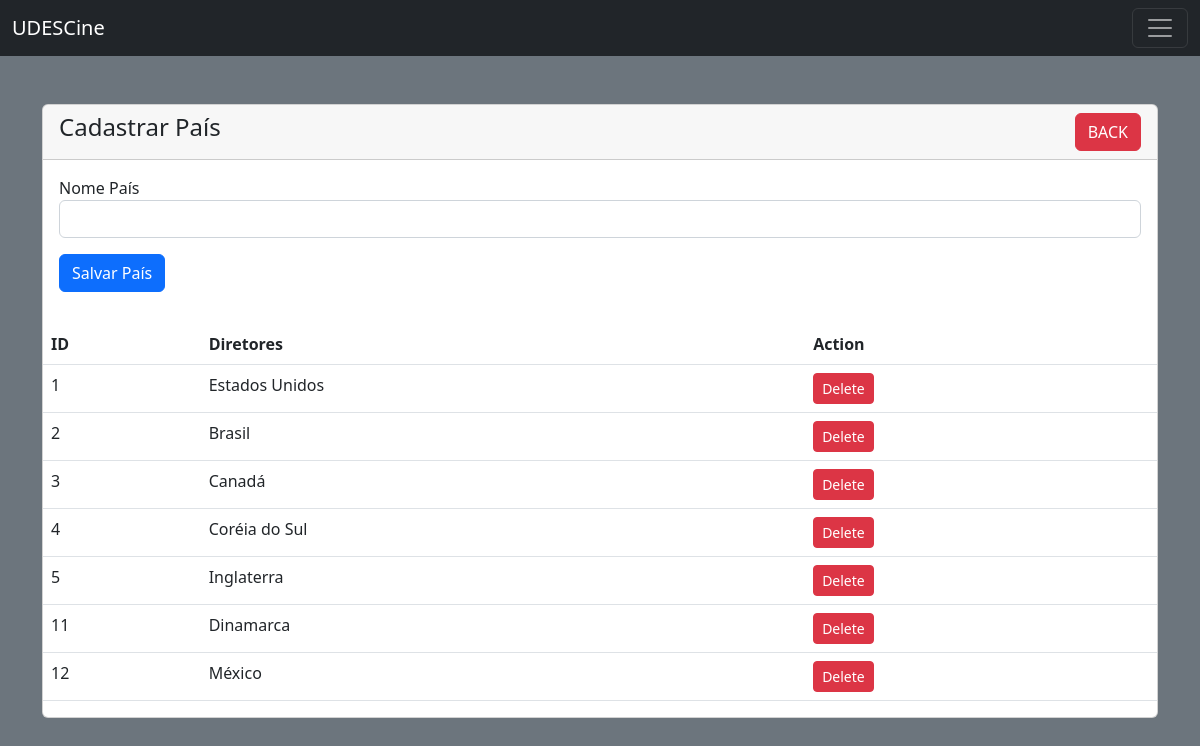
The app's page /country-create.php with its own data.
### tables this page shows
CREATE TABLE `paises` (
  `idpais` int(11) NOT NULL AUTO_INCREMENT,
  `nomepais` varchar(255) NOT NULL,
  PRIMARY KEY (`idpais`)
);

### country-create.php (the view, shortened to what this page needs)
<?php
    require 'dbcon.php';
?>
<!DOCTYPE html>
<html lang="en">
<head>
    <link href="https://cdn.jsdelivr.net/npm/bootstrap@5.2.1/dist/css/bootstrap.min.css" rel="stylesheet">
</head>
<body class="bg-secondary">
<nav class="navbar navbar-dark bg-dark">
    <div class="container-fluid">
      <a class="navbar-brand" href="index.php">UDESCine</a>
      <button class="navbar-toggler" type="button" data-bs-toggle="collapse" data-bs-target="#navbarNav" aria-controls="navbarNav" aria-expanded="false" aria-label="Toggle navigation">
        <span class="navbar-toggler-icon"></span>
      </button>
    </div>
  </nav>
<div class="container mt-5">
<div class="row">
            <div class="col-md-12">
                <div class="card">
                    <div class="card-header">
                        <h4> Cadastrar País
                            <a href="movie-create.php" class="btn btn-danger float-end">BACK</a>
                        </h4>
                    </div>
                    <div class="card-body">
                        <form action="code.php" method="POST">
                            <div class="mb-3">
                                <label>Nome País</label>
                                <input type="varchar" name="nomepais" class="form-control">
                            </div>
                            <div class="mb-3">
                                <button type="submit" name="save_country" class="btn btn-primary">Salvar País</button>
                            </div>
                        </form>
                    </div>
                    <table class="table  table-hover">
                <thead>
                  <tr>
                      <th>ID</th>
                      <th>Diretores</th>
                      <th>Action</th>
                  </tr>
                </thead>
                <tbody>
                  <?php
                    $query = "SELECT idpais,nomepais FROM paises";
                    $query_run = mysqli_query($con, $query);
                    if(mysqli_num_rows($query_run) > 0){
                      foreach($query_run as $sessoes){
                      ?>
                      <tr>
                          <td><?= $sessoes['idpais']; ?></td>
                          <td><?= $sessoes['nomepais']; ?></td>
                          <td>
                            <form action="code.php" method="POST" class="d-inline">
                                <button type="submit" name="delete_country" value="<?=$sessoes['idpais'];?>" class="btn btn-danger btn-sm">Delete</button>
                            </form>
                          </td>
                      </tr>
                      <?php
                    }} else {
                        echo "<h5> No Record Found </h5>";
                      }
                  ?>
                </tbody>
              </table>
                </div>
            </div>
        </div>
    </div>
</body>
</html>

### records on screen
paises: idpais "1", nomepais "Estados Unidos"
paises: idpais "2", nomepais "Brasil"
paises: idpais "3", nomepais "Canadá"
paises: idpais "4", nomepais "Coréia do Sul"
paises: idpais "5", nomepais "Inglaterra"
paises: idpais "11", nomepais "Dinamarca"
paises: idpais "12", nomepais "México"
